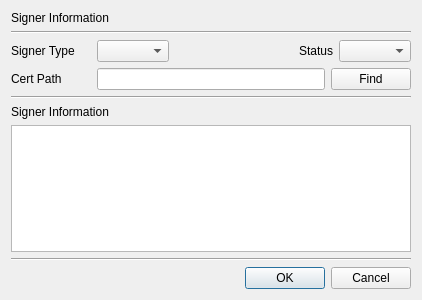
<?xml version="1.0" encoding="UTF-8"?>
<ui version="4.0">
 <class>SignerDlg</class>
 <widget class="QDialog" name="SignerDlg">
  <property name="geometry">
   <rect>
    <x>0</x>
    <y>0</y>
    <width>418</width>
    <height>300</height>
   </rect>
  </property>
  <property name="windowTitle">
   <string>Signer</string>
  </property>
  <layout class="QVBoxLayout" name="verticalLayout">
   <item>
    <widget class="QLabel" name="label_4">
     <property name="text">
      <string>Signer Information</string>
     </property>
    </widget>
   </item>
   <item>
    <widget class="Line" name="line">
     <property name="orientation">
      <enum>Qt::Horizontal</enum>
     </property>
    </widget>
   </item>
   <item>
    <layout class="QGridLayout" name="gridLayout">
     <property name="topMargin">
      <number>0</number>
     </property>
     <item row="0" column="3">
      <widget class="QLabel" name="label_3">
       <property name="text">
        <string>Status</string>
       </property>
      </widget>
     </item>
     <item row="0" column="0">
      <widget class="QLabel" name="label">
       <property name="minimumSize">
        <size>
         <width>80</width>
         <height>0</height>
        </size>
       </property>
       <property name="maximumSize">
        <size>
         <width>80</width>
         <height>16777215</height>
        </size>
       </property>
       <property name="text">
        <string>Signer Type</string>
       </property>
      </widget>
     </item>
     <item row="0" column="1">
      <widget class="QComboBox" name="mTypeCombo"/>
     </item>
     <item row="0" column="4">
      <widget class="QComboBox" name="mStatusCombo"/>
     </item>
     <item row="0" column="2">
      <spacer name="horizontalSpacer">
       <property name="orientation">
        <enum>Qt::Horizontal</enum>
       </property>
       <property name="sizeHint" stdset="0">
        <size>
         <width>40</width>
         <height>20</height>
        </size>
       </property>
      </spacer>
     </item>
    </layout>
   </item>
   <item>
    <layout class="QGridLayout" name="gridLayout_2">
     <property name="topMargin">
      <number>0</number>
     </property>
     <item row="0" column="1">
      <widget class="QLineEdit" name="mCertPathText"/>
     </item>
     <item row="0" column="0">
      <widget class="QLabel" name="label_2">
       <property name="minimumSize">
        <size>
         <width>80</width>
         <height>0</height>
        </size>
       </property>
       <property name="maximumSize">
        <size>
         <width>80</width>
         <height>16777215</height>
        </size>
       </property>
       <property name="text">
        <string>Cert Path</string>
       </property>
      </widget>
     </item>
     <item row="0" column="2">
      <widget class="QPushButton" name="mFindCertBtn">
       <property name="text">
        <string>Find</string>
       </property>
      </widget>
     </item>
    </layout>
   </item>
   <item>
    <widget class="Line" name="line_2">
     <property name="orientation">
      <enum>Qt::Horizontal</enum>
     </property>
    </widget>
   </item>
   <item>
    <widget class="QLabel" name="label_5">
     <property name="text">
      <string>Signer Information</string>
     </property>
    </widget>
   </item>
   <item>
    <widget class="QPlainTextEdit" name="mInfoText">
     <property name="minimumSize">
      <size>
       <width>400</width>
       <height>0</height>
      </size>
     </property>
    </widget>
   </item>
   <item>
    <widget class="Line" name="line_3">
     <property name="orientation">
      <enum>Qt::Horizontal</enum>
     </property>
    </widget>
   </item>
   <item>
    <widget class="QDialogButtonBox" name="buttonBox">
     <property name="orientation">
      <enum>Qt::Horizontal</enum>
     </property>
     <property name="standardButtons">
      <set>QDialogButtonBox::Cancel|QDialogButtonBox::Ok</set>
     </property>
    </widget>
   </item>
  </layout>
 </widget>
 <tabstops>
  <tabstop>mTypeCombo</tabstop>
  <tabstop>mStatusCombo</tabstop>
  <tabstop>mCertPathText</tabstop>
  <tabstop>mFindCertBtn</tabstop>
  <tabstop>mInfoText</tabstop>
 </tabstops>
 <resources/>
 <connections>
  <connection>
   <sender>buttonBox</sender>
   <signal>accepted()</signal>
   <receiver>SignerDlg</receiver>
   <slot>accept()</slot>
   <hints>
    <hint type="sourcelabel">
     <x>248</x>
     <y>254</y>
    </hint>
    <hint type="destinationlabel">
     <x>157</x>
     <y>274</y>
    </hint>
   </hints>
  </connection>
  <connection>
   <sender>buttonBox</sender>
   <signal>rejected()</signal>
   <receiver>SignerDlg</receiver>
   <slot>reject()</slot>
   <hints>
    <hint type="sourcelabel">
     <x>316</x>
     <y>260</y>
    </hint>
    <hint type="destinationlabel">
     <x>286</x>
     <y>274</y>
    </hint>
   </hints>
  </connection>
 </connections>
</ui>
